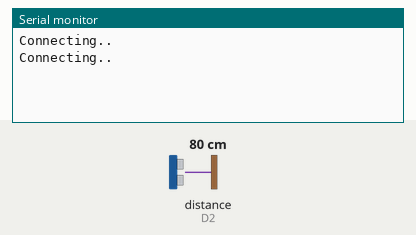
Bench run of a sketch on a simulated ESP8266 (NodeMCU). On the bench: the last lines printed to the serial monitor. Wiring (inferred from the names in the program): ultrasonic range finder: trigger D1; echo D2. The inputs (shaded band) are chosen by the test bench; at power-on: distance to the obstacle (sensor on D2) 80 cm. The echo pulse lasts 58.3 µs per cm; WiFi joins after 1.5 s; servers stay silent unless stated.

Above: at 3.2 s.
3.3 s: distance to the obstacle (sensor on D2) set to 2 cm
At 5.1 s:
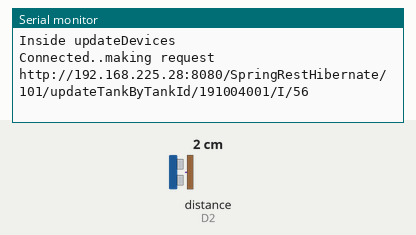
5.5 s: distance to the obstacle (sensor on D2) set to 4 cm
At 7.3 s:
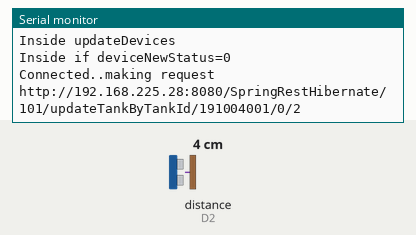
7.9 s: distance to the obstacle (sensor on D2) set to 9 cm
At 11.06 s:
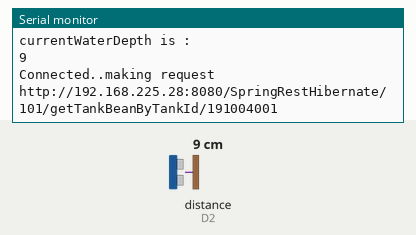
Timing chart, 0 to 12.6 s (numbered marks = the images above; inputs shaded):
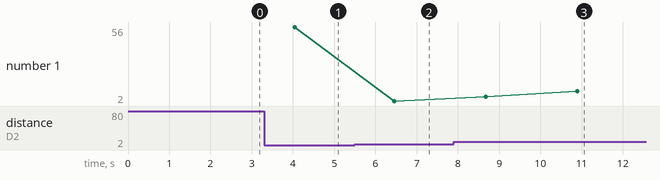

The sketch:

WaterTank.ino
```cpp
#include <ESP8266HTTPClient.h>
#include <ESP8266WiFi.h>
#include <ArduinoJson.h>

  // Assign Arduino Friendly Names to GPIO pins
    #define D0 16  //NEVER USE
    #define D3 0
    #define D4 2    //NEVER USE
    #define D5 14
    #define D6 12   //USE IT
    #define D7 13   //USE IT
    #define trigPin 5   //D1
    #define echoPin 4   //D2


/* Personal settings starts here */
const char* ssid = "YOUR_WIFI_NAME";
const char* password = "YOUR_WIFI_PASSWORD";

String baseUrl="http://192.168.225.28:8080/SpringRestHibernate/";
String clientId = "101";
String tankId = "191004001";
String getStatusMethod ="getTankBeanByTankId";
String updateStatusMethod = "updateTankByTankId";
int minWaterDepth = 5;
String statusByTank = "0";
String deviceNewStatus="I";
long currentWaterDepth ;
/* Personal settings ends here */

void setup () {

 Serial.begin(115200);
 pinMode(D6, OUTPUT);
 pinMode(trigPin, OUTPUT);
  pinMode(echoPin, INPUT);
  WiFi.begin(ssid, password);
  while (WiFi.status() != WL_CONNECTED) {
  delay(1000);
    Serial.println("Connecting..");

  }
}

void loop() {

  checkstatusOfTank(10);
  if(statusByTank=="1"){    //if tank is not overflow
    checkStatusByDB();      //check what status is present in DB
  }
  else{                       //If tank is overflow
    deviceNewStatus="0";      //turn off pump
    }
  updatePump();
  updateDbStatus();
  }

void updateDbStatus(){
     int attempts=1;
  while(WiFi.status() != WL_CONNECTED && attempts<=6){
    Serial.println("Connecting..again");
    WiFi.begin(ssid, password);
    attempts++;
    delay(2000);
    }
  if (WiFi.status() == WL_CONNECTED) { //Check WiFi connection status
    Serial.println("Connected..making request");
    String url=baseUrl+clientId+"/"+updateStatusMethod+"/"+tankId+"/"+deviceNewStatus+"/"+currentWaterDepth;
    Serial.println(url);
    HTTPClient http;
    http.begin(url);
    int httpCode = http.GET();
    if (httpCode > 0) {
      String payload = http.getString();
      Serial.println(payload);
  }
  }
  else {
    Serial.println("Unable to connect to server, skipping this process!" );
  }
}

void checkStatusByDB(){
     int attempts=1;
  while(WiFi.status() != WL_CONNECTED && attempts<=6){
    Serial.println("Connecting..again");
    WiFi.begin(ssid, password);
    attempts++;
    delay(2000);
    }
  if (WiFi.status() == WL_CONNECTED) { //Check WiFi connection status
    Serial.println("Connected..making request");
    String url=baseUrl+clientId+"/"+getStatusMethod+"/"+tankId;
    Serial.println(url);
    makeHttpRequest(url);
  }
  else {
    Serial.println("Unable to connect to server, skipping this process!" );
  }
}
void makeHttpRequest(String url){
  HTTPClient http;
  http.begin(url);
  int httpCode = http.GET();
  if (httpCode > 0) {
      String payload = http.getString();
      Serial.println(payload);
      StaticJsonBuffer<300> JSONBuffer;
      JsonObject& parsed = JSONBuffer.parseObject(payload);
       if (!parsed.success()) {
            Serial.println("Parsing failed");
            delay(3000);
            return;
         }
       getStatusFromJason(parsed);
       http.end();

  }
}
 void getStatusFromJason(JsonObject& parsed){
     int tankId=parsed["tankId"];
      String waterLevel=parsed["waterLevel"];
      String pumpStatus=parsed["pumpStatus"];

      deviceNewStatus=pumpStatus;
     // Serial.println(tankId);
     // Serial.println(pumpStatus);
     //  updateDevices()  ; //call updateDevices() to change state of the devices
 }
 void updatePump(){
  Serial.println("Inside updateDevices" );
  if(deviceNewStatus.equals("1")){
    Serial.println("Inside if deviceNewStatus=1" );
    digitalWrite(D6,HIGH);
  }
  if(deviceNewStatus.equals("0")){
    Serial.println("Inside if deviceNewStatus=0" );
    digitalWrite(D6,LOW);
  }

 }
void checkstatusOfTank(int accuracy){

long total_distance =0;
int count=1;
  while (count<=accuracy){
   // Serial.println("count:");
   // Serial.println(count);
    long duration, distance;
    digitalWrite(trigPin, LOW);
    delayMicroseconds(2);
    digitalWrite(trigPin, HIGH);
    delayMicroseconds(10);
    digitalWrite(trigPin, LOW);
    duration = pulseIn(echoPin, HIGH);
    distance = (duration/2) / 29.1;
   // Serial.println("distance:");
   // Serial.println(distance);
    if(distance>0 && distance <225){
      total_distance = total_distance+distance;
      count++;
    }
    delay(200);
  }
  currentWaterDepth = total_distance/accuracy;
  Serial.println("currentWaterDepth is :");
   Serial.println(currentWaterDepth);

   if(currentWaterDepth<=minWaterDepth){
     statusByTank="0";
   }
   else{
     statusByTank="1";
   }

}
```

Measured:
- after the input at 3.3 s, the serial monitor: prints a new line after 0.74 s (image 1)
- after the input at 5.5 s, the serial monitor: prints a new line after 0.96 s (image 2)
- after the input at 7.9 s, the serial monitor: prints a new line after 0.78 s (image 3)
- plotted number 1: 56 → 2 after the input at 5.5 s, 2 → 9 after the input at 7.9 s
